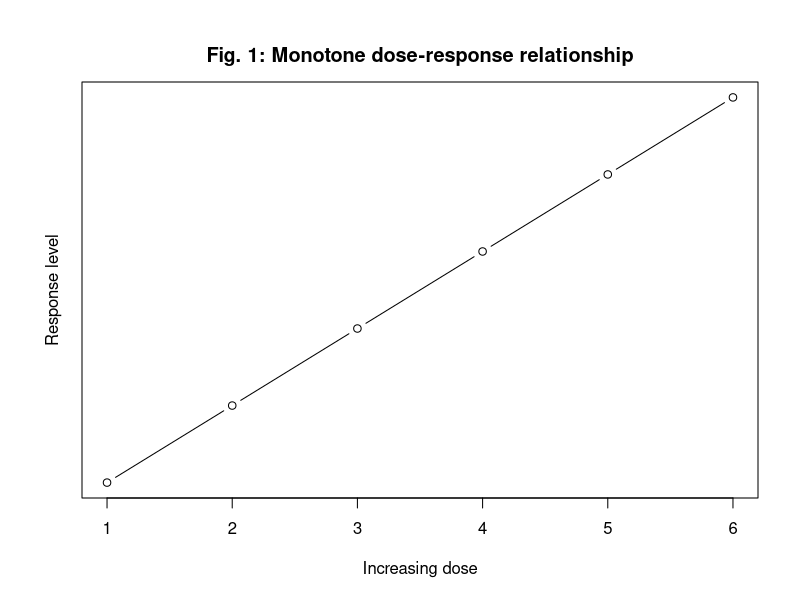
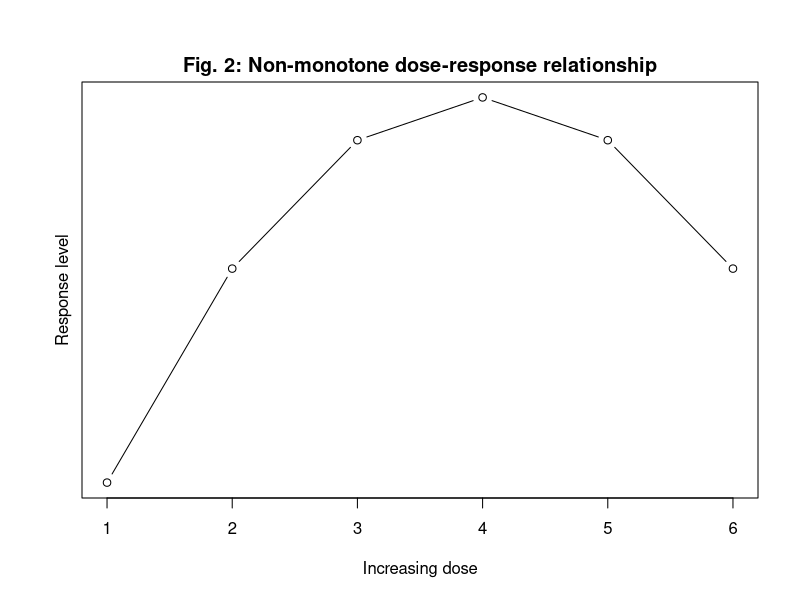

R code for these plots, in order:
## ---- chunk 1
knitr::opts_chunk$set(echo = F)
## ---- chunk 2
eq = function(x){x}
plot(eq(1:6), type = 'b', yaxt = "n",
     xlab = "Increasing dose", ylab = "")
title(main = "Fig. 1: Monotone dose-response relationship",
     ylab = "Response level", line = 1)


eq = function(x){-x^2}
plot(eq(-3:2), type = 'b', yaxt = "n",
     xlab = "Increasing dose", ylab = "")
title(main = "Fig. 2: Non-monotone dose-response relationship",
     ylab = "Response level", line = 0.5)

## ---- chunk 3
# knitr::knit(input="./README.Rmd", output = "./README.md")
